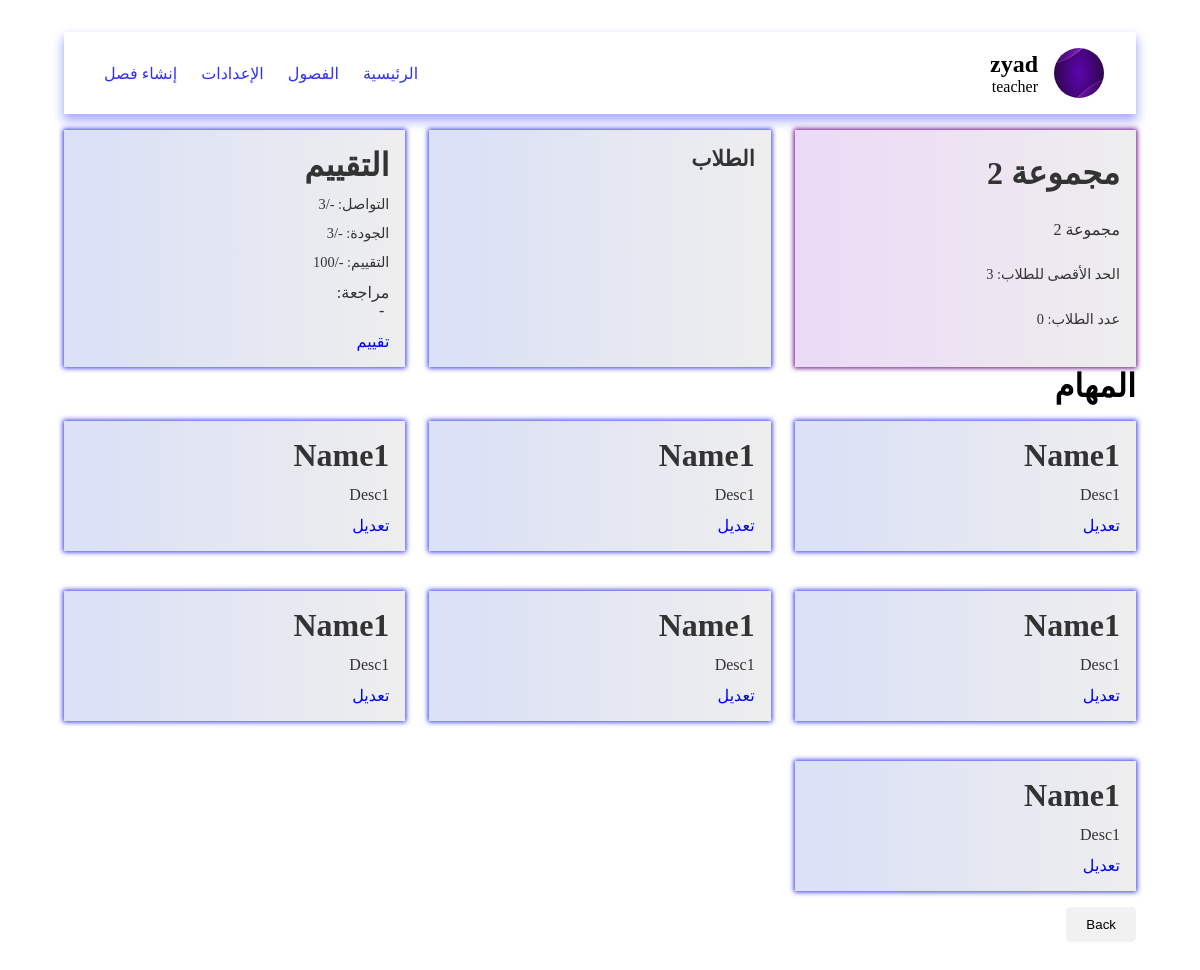
Screenshot of /pages/viewGroupDetails.php?id=2 (signed in) with the database file from the repository.
### tables this page shows
CREATE TABLE groups (
    id INTEGER PRIMARY KEY, 
    title TEXT, 
    description TEXT, 
    "limit" INTEGER, 
    members INTEGER, 
    class_id INTEGER,
    interaction INTEGER,
    quality INTEGER,
    grading INTEGER,
    feedback TEXT
);

### data/db.php (called while the page is built, shortened)
<?php
$user = $_SESSION['user'] ?? null;
$db = new SQLite3('../data/database.db');
$db->exec('CREATE TABLE IF NOT EXISTS users (
    id INTEGER PRIMARY KEY,
    name TEXT,
    email TEXT UNIQUE,
    password TEXT UNIQUE,
    role TEXT
)');
$db->exec('CREATE TABLE IF NOT EXISTS classes (
    id INTEGER PRIMARY KEY,
    title TEXT,
    description TEXT,
    "limit" INTEGER,
    teacher_id INTEGER
)');
$db->exec('CREATE TABLE IF NOT EXISTS groups (
    id INTEGER PRIMARY KEY,
    title TEXT,
    description TEXT,
    "limit" INTEGER,
    members INTEGER,
    class_id INTEGER,
    interaction INTEGER,
    quality INTEGER,
    grading INTEGER,
    feedback TEXT
)');
$db->exec('CREATE TABLE IF NOT EXISTS group_students (
    group_id INTEGER,
    student_id INTEGER
)');
function getGroup($id)
{
    global $db;
    $stmt = $db->prepare('SELECT * FROM groups WHERE id = :id');
    $stmt->bindValue(':id', $id, SQLITE3_INTEGER);
    $result = $stmt->execute();
    if ($result) {
        return $result->fetchArray(SQLITE3_ASSOC);
    }
    return null;
}
function getStudent($id)
{
    global $db;
    $stmt = $db->prepare('SELECT * FROM users WHERE id = :id AND role = "student"');
    $stmt->bindValue(':id', $id, SQLITE3_INTEGER);
    $result = $stmt->execute();
    if ($result) {
        return $result->fetchArray(SQLITE3_ASSOC);
    }
    return null;
}
function getGroupStudentsByGroupId($group_id)
{
    global $db;
    $stmt = $db->prepare('SELECT * FROM group_students WHERE group_id = :group_id');
    $stmt->bindValue(':group_id', $group_id, SQLITE3_INTEGER);
    $result = $stmt->execute();
    $students = [];
    while ($row = $result->fetchArray(SQLITE3_ASSOC)) {
        $students[] = getStudent($row['student_id']);
    }
    return $students;
}
function getStudentsByClassId($class_id)
{
    global $db;
    $stmt = $db->prepare('SELECT * FROM classes WHERE id = :id');
    $stmt->bindValue(':id', $class_id, SQLITE3_INTEGER);
    $result = $stmt->execute();
    $class = $result->fetchArray(SQLITE3_ASSOC);
    $stmt = $db->prepare('SELECT * FROM groups WHERE class_id = :class
    ');
    $stmt->bindValue(':class', $class_id, SQLITE3_INTEGER);
    $result = $stmt->execute();
    $groups = [];
    while ($row = $result->fetchArray(SQLITE3_ASSOC)) {
        $groups[] = $row;
    }
    $students = [];
    foreach ($groups as $group) {
        $students = array_merge($students, getGroupStudentsByGroupId($group['id']));
    }
    return $students;
}
function getClassByGroupId($group_id)
{
    global $db;
    $group = getGroup($group_id);
    $stmt = $db->prepare('SELECT * FROM classes WHERE id = :id');
    $stmt->bindValue(':id', $group['class_id'], SQLITE3_INTEGER);
    $result = $stmt->execute();
    if ($result) {
        return $result->fetchArray(SQLITE3_ASSOC);
    }
    return null;
}

### pages/viewGroupDetails.php (the view, shortened to what this page needs)
<?php
include '../data/db.php';
$group = $_GET['id'];
$group = getGroup($group);
$members = getGroupStudentsByGroupId($group['id']);
$class = getClassByGroupId($group['id']);
$students = getStudentsByClassId($class['id']);
$missions = [
    [
        "name" => 'Name1',
        "description" => 'Desc1'
    ],
    [
        "name" => 'Name1',
        "description" => 'Desc1'
    ],
    [
        "name" => 'Name1',
        "description" => 'Desc1'
    ],
    [
        "name" => 'Name1',
        "description" => 'Desc1'
    ],
    [
        "name" => 'Name1',
        "description" => 'Desc1'
    ],
    [
        "name" => 'Name1',
        "description" => 'Desc1'
    ],
    [
        "name" => 'Name1',
        "description" => 'Desc1'
    ]
];
?>
<!DOCTYPE html>
<html lang="ar" dir="rtl">
<head>
    <link rel="stylesheet" href="../styles/viewGroup.css">
</head>
<body>
    <?php include "../components/navbar.php" ?>
    <main class="container">
        <div class="group first">
            <h1 class="title">
                <?php echo $group['title']; ?>
            </h1>
            <p class="desc">
                <?php echo $group['description']; ?>
            </p>
            <p class="limit">
                الحد الأقصى للطلاب:
                <?php echo $group['limit']; ?>
            </p>
            <p class="members">
                عدد الطلاب:
                <?php echo count($members); ?>
            </p>
        </div>
        <div class="members group">
            <h2>الطلاب</h2>
            <ul>
            </ul>
        </div>
        <div class="group">
            <h1 class="title">
                التقييم
            </h1>
            <p class="limit">
                التواصل: <?php echo $group['interaction'] ?? '-'; ?>/3
            </p>
            <p class="limit">
                الجودة: <?php echo $group['quality'] ?? '-'; ?>/3
            </p>
            <p class="limit">
                التقييم: <?php echo $group['grading'] ?? '-'; ?>/100
            </p>
            <p class="desc">
                مراجعة:<br>&ThickSpace;<?php echo $group['feedback'] ?? '-'; ?>
            </p>
            <?php if ($user['role'] === 'teacher') { ?>
                <a href="../pages/teacherRate.php?id=<?php echo $group['id']; ?>">تقييم</a>
            <?php } ?>
        </div>
    </main>
    <h1>المهام</h1>
    <main class="container">
        <?php foreach ($missions as $mission) : ?>
            <div class="group">
                <h1 class="title">
                    <?php echo $mission['name']; ?>
                </h1>
                <p><?php echo $mission['description']; ?></p>
                <?php if ($user['role'] === 'teacher') { ?>
                    <a href="../pages/missionEdit.php?id=<?php echo $group['id']; ?>">تعديل</a>
                <?php } ?>
            </div>
        <?php endforeach; ?>
    </main>
    <button onclick="window.location.href = '../pages/viewGroups.php?id=<?php echo $class['id']; ?>'" class="back">Back</button>
</body>
</html>

### styles/viewGroup.css (style rules this page uses)
* { padding: 0; margin: 0; box-sizing: border-box; text-decoration: none; list-style: none; }
body { padding: 2rem 4rem; }
.container { display: grid; grid-template-columns: repeat(auto-fill, minmax(300px, 1fr)); gap: 1.5rem; }
.group { display: grid; gap: 0.75rem; background-image: linear-gradient(to right, #dbe1f6 10%, #eee); padding: 1.5rem 1rem; box-shadow: 0 0 5px 1px rgb(50, 50, 242); color: #333; cursor: pointer; }
.group.first { display: grid; gap: 0.75rem; background-image: linear-gradient(to right, #ecdbf6 10%, #eee); padding: 1.5rem 1rem; box-shadow: 0 0 5px 1px rgb(100, 0, 131); color: #333; cursor: pointer; }
.desc { font-size: 1rem; }
.limit { font-size: 0.9rem; }
.members { font-size: 0.9rem; }
.group { margin-top: 1rem; padding: 1rem; transition: 0.3s; }
.back { background-color: #f1f1f1; color: black; padding: 10px 20px; border: none; border-radius: 5px; cursor: pointer; margin-top: 1rem; }

### styles/navbar.css (style rules this page uses)
* { padding: 0; margin: 0; box-sizing: border-box; text-decoration: none; list-style: none; }

### rows the page displays
groups: title "مجموعة 2", description "مجموعة 2", limit "3", interaction "-", quality "-", grading "-", feedback "-"

### other values shown
$_SESSION['user']['name'] "zyad"
$_SESSION['user']['role'] "teacher"
count($members) "0"
$mission['name'] "Name1"
$mission['description'] "Desc1"
